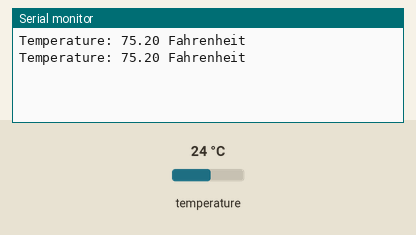
Bench run of a sketch on a simulated Arduino Uno, built with avr-gcc and run on an emulated ATmega328P. On the bench: the last lines printed to the serial monitor. Inputs (shaded band) come from the test bench; at power-on: temperature 24 °C.

Above: at 7.5 s.
7.6 s: temperature set to 12 °C
At 10.1 s:
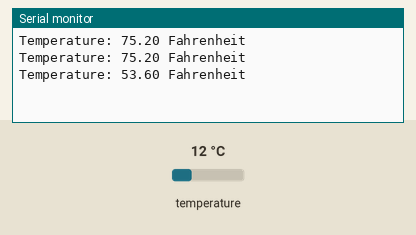
12.2 s: temperature set to 19 °C
At 13.6 s:
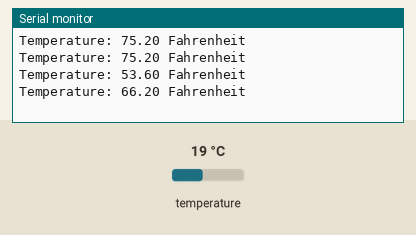
Timing chart, 0 to 15.2 s (numbered marks = the images above; inputs shaded):
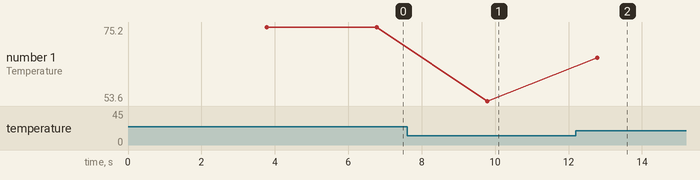

The sketch:

DS18B20_test.ino
```cpp
// Firmware test for DS18B20 Temperature Sensor
// Connect the DS18B20 to 5V and GND
// Connect the data pin to D2 on the Arduino
// Connect a 4.7k pullup resistor to the data line

#include <OneWire.h>
#include <DallasTemperature.h>
#include "TimerOne.h"

float lastKnownTemperature;

OneWire oneWire(2);
DallasTemperature sensor(&oneWire);

void setup() {
  sensor.begin();
  Serial.begin(9600);

  Timer1.initialize(3000000);
  Timer1.attachInterrupt(readTemperature);
}

void loop() {

}

void readTemperature() {
  sensor.requestTemperatures();

  lastKnownTemperature = sensor.getTempCByIndex(0) * 1.8 + 32;

  Serial.print("Temperature: ");
  Serial.print(lastKnownTemperature);
  Serial.println(" Fahrenheit");
}
```

Measured:
- after the input at 7.6 s, the serial monitor: prints a new line after 2.2 s (image 1)
- after the input at 12.2 s, the serial monitor: prints a new line after 0.58 s (image 2)
- plotted number 1: 75.2 → 53.6 after the input at 7.6 s, 53.6 → 66.2 after the input at 12.2 s
